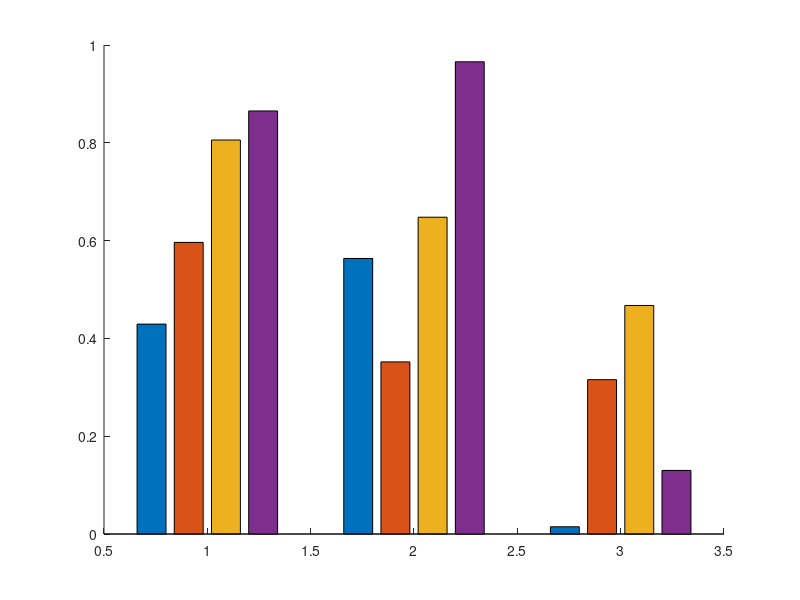

Write MATLAB code to recreate this figure. (Note: this script raises an error after producing the figure.)

figure;
hold on;
bar(rand(3,4));
   [im_hatch,colorlist] = applyhatch_pluscolor(gcf,'\-\',1);
   print -dpsc2 Z:\home\bill\gbtian\research\pair_limit.eps;
